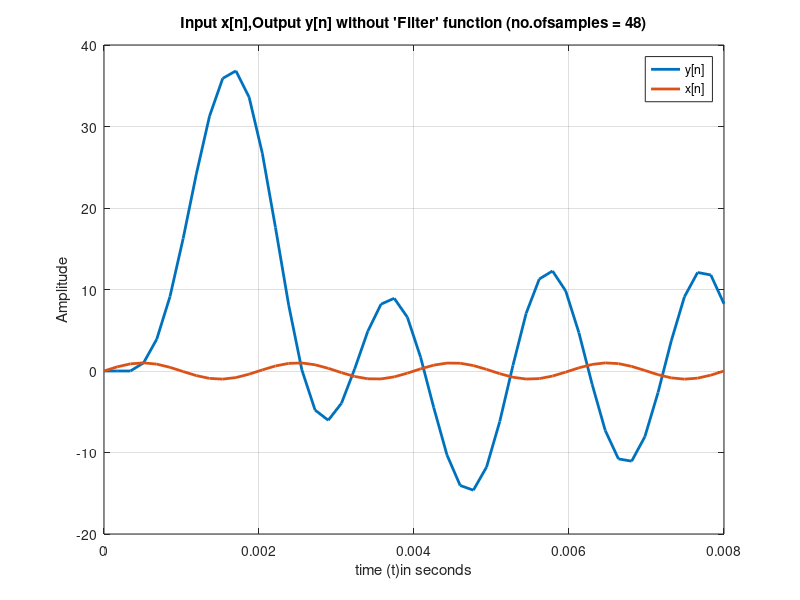

Source code (MATLAB):
% Code for output signal from given digital filter using filter()
clear
F = 500;        % Sinusoid frequency ( Hz - Cycles/ second)
Fs = 6000;      % Sampling Frequency ( Hz -Samples/ second )
n = 48;         % no. of samples     
% 4 cycles  =  12X4 = 48 samples
t = linspace(0,n/Fs,n);
x_n = sin(2*pi*t*F);    % input sinusoid
y_n = zeros(1,n);       % Defining Output leny[n] = lenx[n]
y_n(1:3) = [0 0 0];     % Given Zero initial conditions 

% using loops to get value for each y[k] k E (4,5..48)
for k = 4:n
    y_n(k) = x_n(k)+ x_n(k-3) + 2.56*y_n(k-1) - 2.22*y_n(k-2) + 0.65*y_n(k-3);
end

plot(t,y_n,'LineWidth',2)
grid on
hold on
plot(t,x_n,'LineWidth',2)
title("Input x[n],Output y[n] without 'Filter' function (no.ofsamples = 48)");
xlabel("time (t)in seconds");
ylabel("Amplitude");

legend("y[n]","x[n]");